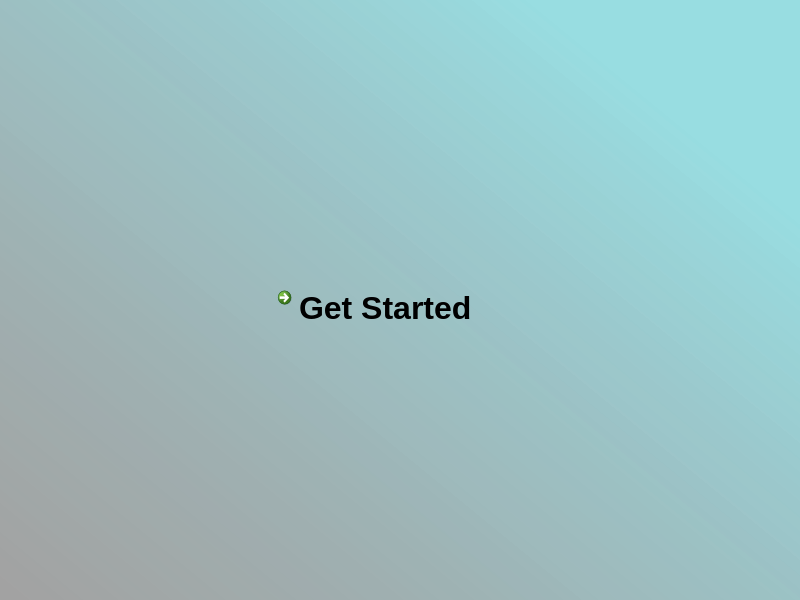
<?xml version="1.0" encoding="UTF-8"?>
<ui version="4.0">
 <class>HomePage</class>
 <widget class="QMainWindow" name="HomePage">
  <property name="geometry">
   <rect>
    <x>0</x>
    <y>0</y>
    <width>800</width>
    <height>600</height>
   </rect>
  </property>
  <property name="windowTitle">
   <string>MainWindow</string>
  </property>
  <property name="autoFillBackground">
   <bool>false</bool>
  </property>
  <property name="styleSheet">
   <string notr="true">background-color: qlineargradient(spread:pad, x1:0, y1:0.972, x2:0.847, y2:0.199, stop:0 rgba(162, 162, 162, 255), stop:1 rgba(150, 220, 225, 185));</string>
  </property>
  <widget class="QWidget" name="centralwidget">
   <widget class="QCommandLinkButton" name="commandLinkButton">
    <property name="geometry">
     <rect>
      <x>270</x>
      <y>280</y>
      <width>211</width>
      <height>61</height>
     </rect>
    </property>
    <property name="font">
     <font>
      <pointsize>24</pointsize>
     </font>
    </property>
    <property name="text">
     <string>Get Started</string>
    </property>
    <property name="icon">
     <iconset theme="none"/>
    </property>
   </widget>
   <widget class="QLabel" name="label">
    <property name="geometry">
     <rect>
      <x>290</x>
      <y>220</y>
      <width>171</width>
      <height>61</height>
     </rect>
    </property>
    <property name="styleSheet">
     <string notr="true">background: transparent</string>
    </property>
    <property name="text">
     <string/>
    </property>
    <property name="pixmap">
     <pixmap>../../../../../CS3307/0_PROJECT HANDOUT CONTENTS/2_Phase I SYSTEM HANDOUT/AcuitySTAR/src/logo.png</pixmap>
    </property>
    <property name="margin">
     <number>5</number>
    </property>
   </widget>
  </widget>
  <action name="actionWindow">
   <property name="text">
    <string>Window</string>
   </property>
  </action>
  <action name="actionClose_All">
   <property name="text">
    <string>Close All</string>
   </property>
  </action>
  <action name="actionPeachy_Galaxy_help">
   <property name="enabled">
    <bool>true</bool>
   </property>
   <property name="text">
    <string>Peachy Galaxy help</string>
   </property>
  </action>
  <action name="actionHi">
   <property name="text">
    <string>hi</string>
   </property>
  </action>
 </widget>
 <resources/>
 <connections/>
</ui>
